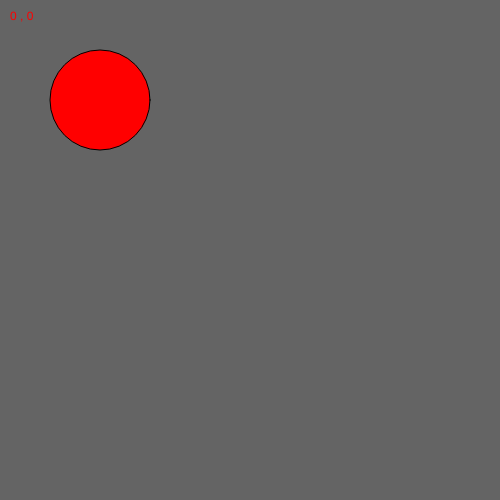
Frame 1 (no input)
Frame 60 (no input): identical to frame 1, image omitted
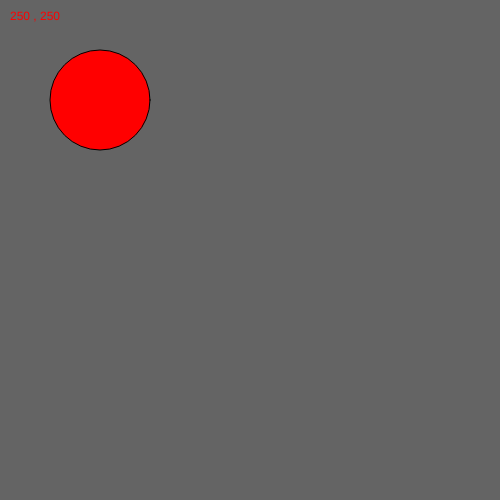
Frame 120 (the mouse pressed at the canvas centre since frame 60)

The p5.js sketch that drew these frames (run headless with seeded random() and noise() and a simulated clock; from frame 60 on, the mouse is pressed at the canvas centre):

// p5.js sketch
// ── sketch.js
function setup() {
  createCanvas(500, 500);

}

function draw() {
  background(100) ;
  // put your shapes here!

  fill('red') ;
  ellipse(100, 100, 100, 100) ;
  text(mouseX + " , " + mouseY, 10, 20) ;  // this helps know where the mouse is
}



function mouseReleased() {
  // if you click the mouse, you'll see the location in the debugging console
  print(mouseX + " , " + mouseY) ;
}
